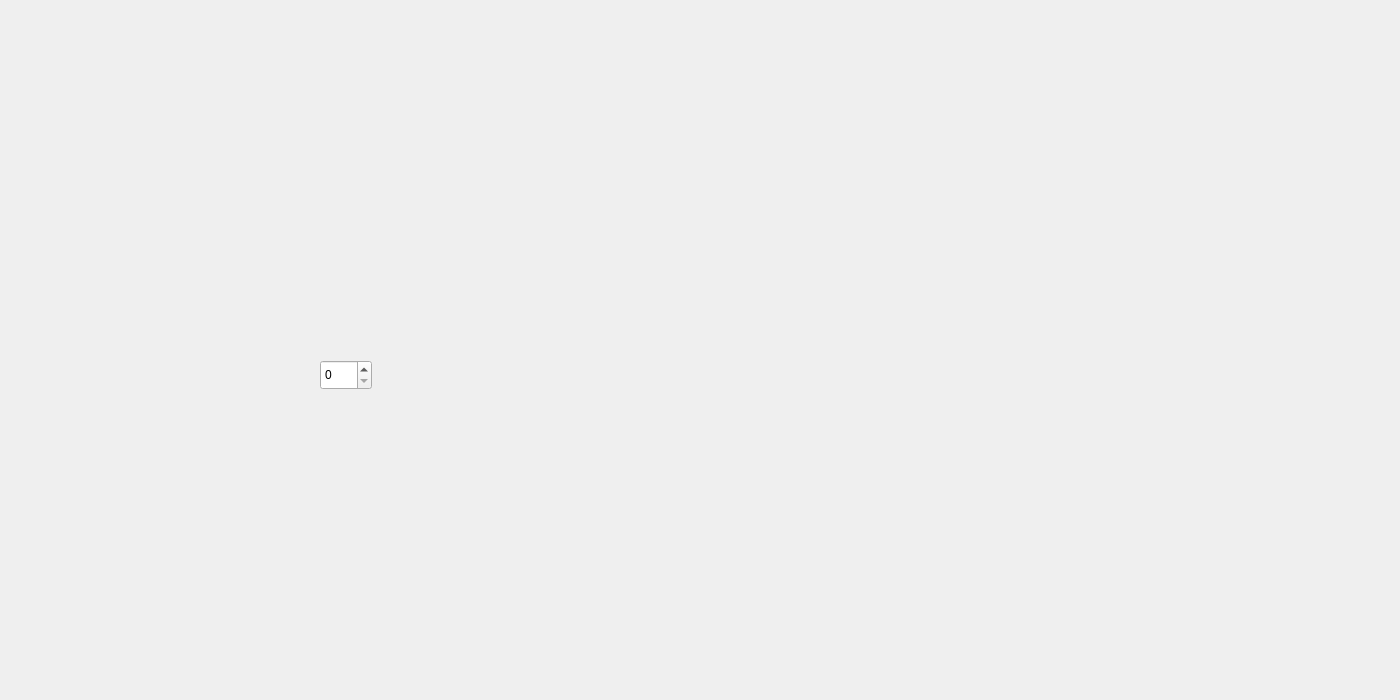
<?xml version="1.0" encoding="UTF-8"?>
<ui version="4.0">
 <class>CompressedAir</class>
 <widget class="QWidget" name="CompressedAir">
  <property name="geometry">
   <rect>
    <x>0</x>
    <y>0</y>
    <width>1400</width>
    <height>700</height>
   </rect>
  </property>
  <property name="windowTitle">
   <string>CompressedAir</string>
  </property>
  <widget class="QSpinBox" name="spinBox">
   <property name="geometry">
    <rect>
     <x>320</x>
     <y>360</y>
     <width>52</width>
     <height>30</height>
    </rect>
   </property>
  </widget>
 </widget>
 <resources/>
 <connections/>
</ui>
